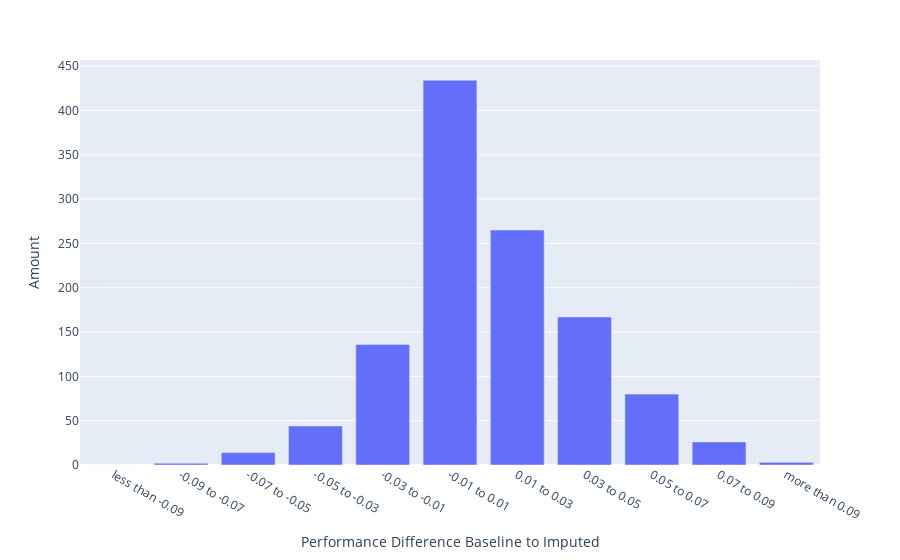

This figure's notebook cell:
### Code cell
fig = px.bar(improvement_quantiles, x='Performance Difference Baseline to Imputed', y='Amount')
fig.show()
fig.write_image("multi_performance_difference_baseline_to_imputed.pdf")

### Figure 1 — Plotly figure (JSON) as saved in the notebook; plotly's stock layout.template omitted (floating-point values rounded to 4 significant figures)
{"data": [{"alignmentgroup": "True", "hovertemplate": "Performance Difference Baseline to Imputed=%{x}<br>Amount=%{y}<extra></extra>", "legendgroup": "", "marker": {"color": "#636efa", "pattern": {"shape": ""}}, "name": "", "offsetgroup": "", "orientation": "v", "showlegend": false, "textposition": "auto", "type": "bar", "x": ["less than -0.09", "-0.09 to -0.07", "-0.07 to -0.05", "-0.05 to -0.03", "-0.03 to -0.01", "-0.01 to 0.01", "0.01 to 0.03", "0.03 to 0.05", "0.05 to 0.07", "0.07 to 0.09", "more than 0.09"], "xaxis": "x", "y": [0, 2, 14, 44, 136, 434, 265, 167, 80, 26, 3], "yaxis": "y"}], "layout": {"barmode": "relative", "legend": {"tracegroupgap": 0}, "margin": {"t": 60}, "xaxis": {"anchor": "y", "domain": [0, 1], "title": {"text": "Performance Difference Baseline to Imputed"}}, "yaxis": {"anchor": "x", "domain": [0, 1], "title": {"text": "Amount"}}}}
